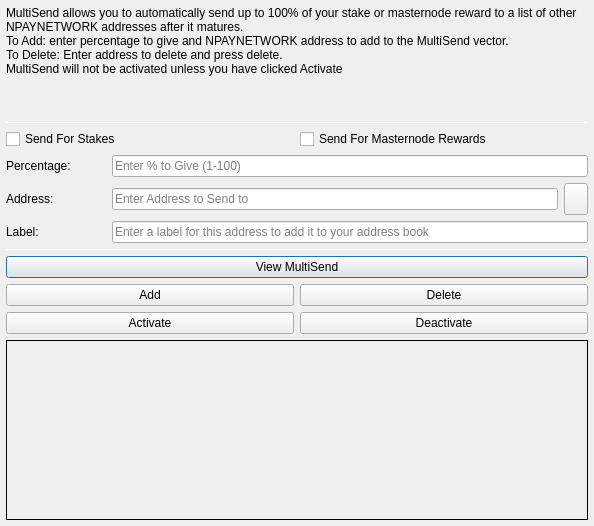
<?xml version="1.0" encoding="UTF-8"?>
<ui version="4.0">
 <class>MultiSendDialog</class>
 <widget class="QDialog" name="MultiSendDialog">
  <property name="windowModality">
   <enum>Qt::NonModal</enum>
  </property>
  <property name="geometry">
   <rect>
    <x>0</x>
    <y>0</y>
    <width>594</width>
    <height>526</height>
   </rect>
  </property>
  <property name="windowTitle">
   <string>MultiSend</string>
  </property>
  <layout class="QVBoxLayout" name="verticalLayout" stretch="0">
   <property name="leftMargin">
    <number>6</number>
   </property>
   <property name="topMargin">
    <number>6</number>
   </property>
   <property name="rightMargin">
    <number>6</number>
   </property>
   <property name="bottomMargin">
    <number>6</number>
   </property>
   <item>
    <layout class="QVBoxLayout" name="verticalLayout_Main" stretch="1,1,1,0,1,1,1">
     <item>
      <widget class="QLabel" name="label_2">
       <property name="lineWidth">
        <number>1</number>
       </property>
       <property name="text">
        <string>MultiSend allows you to automatically send up to 100% of your stake or masternode reward to a list of other NPAYNETWORK addresses after it matures.
To Add: enter percentage to give and NPAYNETWORK address to add to the MultiSend vector.
To Delete: Enter address to delete and press delete.
MultiSend will not be activated unless you have clicked Activate</string>
       </property>
       <property name="alignment">
        <set>Qt::AlignLeading|Qt::AlignLeft|Qt::AlignTop</set>
       </property>
       <property name="wordWrap">
        <bool>true</bool>
       </property>
      </widget>
     </item>
     <item>
      <widget class="Line" name="line">
       <property name="minimumSize">
        <size>
         <width>0</width>
         <height>1</height>
        </size>
       </property>
       <property name="maximumSize">
        <size>
         <width>16777215</width>
         <height>1</height>
        </size>
       </property>
       <property name="orientation">
        <enum>Qt::Horizontal</enum>
       </property>
      </widget>
     </item>
     <item>
      <layout class="QVBoxLayout" name="verticalLayout_Settings">
       <item>
        <layout class="QHBoxLayout" name="horizontalLayout">
         <item>
          <widget class="QCheckBox" name="multiSendStakeCheckBox">
           <property name="text">
            <string>Send For Stakes</string>
           </property>
          </widget>
         </item>
         <item>
          <widget class="QCheckBox" name="multiSendMasternodeCheckBox">
           <property name="text">
            <string>Send For Masternode Rewards</string>
           </property>
          </widget>
         </item>
        </layout>
       </item>
       <item>
        <layout class="QHBoxLayout" name="horizontalLayout_6">
         <item>
          <widget class="QLabel" name="label">
           <property name="minimumSize">
            <size>
             <width>100</width>
             <height>0</height>
            </size>
           </property>
           <property name="toolTip">
            <string>Percentage of stake to send</string>
           </property>
           <property name="text">
            <string>Percentage:</string>
           </property>
          </widget>
         </item>
         <item>
          <widget class="QLineEdit" name="multiSendPercentEdit">
           <property name="toolTip">
            <string>Enter whole numbers 1 - 100</string>
           </property>
           <property name="placeholderText">
            <string>Enter % to Give (1-100)</string>
           </property>
          </widget>
         </item>
        </layout>
       </item>
       <item>
        <layout class="QHBoxLayout" name="horizontalLayout_7">
         <item>
          <widget class="QLabel" name="label_5">
           <property name="minimumSize">
            <size>
             <width>100</width>
             <height>0</height>
            </size>
           </property>
           <property name="toolTip">
            <string>Address to send portion of stake to</string>
           </property>
           <property name="text">
            <string>Address:</string>
           </property>
          </widget>
         </item>
         <item>
          <widget class="QLineEdit" name="multiSendAddressEdit">
           <property name="toolTip">
            <string/>
           </property>
           <property name="placeholderText">
            <string>Enter Address to Send to</string>
           </property>
          </widget>
         </item>
         <item>
          <widget class="QToolButton" name="addressBookButton">
           <property name="maximumSize">
            <size>
             <width>16777215</width>
             <height>32</height>
            </size>
           </property>
           <property name="toolTip">
            <string>Choose an address from the address book</string>
           </property>
           <property name="text">
            <string/>
           </property>
           <property name="icon">
            <iconset resource="../npaynetwork.qrc">
             <normaloff>:/icons/address-book</normaloff>:/icons/address-book</iconset>
           </property>
           <property name="shortcut">
            <string>Alt+A</string>
           </property>
          </widget>
         </item>
        </layout>
       </item>
      </layout>
     </item>
     <item>
      <layout class="QHBoxLayout" name="horizontalLayout_3">
       <item>
        <widget class="QLabel" name="label_3">
         <property name="minimumSize">
          <size>
           <width>100</width>
           <height>0</height>
          </size>
         </property>
         <property name="text">
          <string>Label:</string>
         </property>
        </widget>
       </item>
       <item>
        <widget class="QLineEdit" name="labelAddressLabelEdit">
         <property name="placeholderText">
          <string>Enter a label for this address to add it to your address book</string>
         </property>
        </widget>
       </item>
      </layout>
     </item>
     <item>
      <widget class="Line" name="line_2">
       <property name="minimumSize">
        <size>
         <width>0</width>
         <height>1</height>
        </size>
       </property>
       <property name="maximumSize">
        <size>
         <width>16777215</width>
         <height>1</height>
        </size>
       </property>
       <property name="orientation">
        <enum>Qt::Horizontal</enum>
       </property>
      </widget>
     </item>
     <item>
      <layout class="QVBoxLayout" name="verticalLayout_Buttons">
       <item>
        <layout class="QHBoxLayout" name="horizontalLayout_4">
         <item>
          <widget class="QPushButton" name="viewButton">
           <property name="toolTip">
            <string/>
           </property>
           <property name="statusTip">
            <string>View MultiSend Vector</string>
           </property>
           <property name="text">
            <string>View MultiSend</string>
           </property>
          </widget>
         </item>
        </layout>
       </item>
       <item>
        <layout class="QHBoxLayout" name="horizontalLayout_2">
         <item>
          <widget class="QPushButton" name="addButton">
           <property name="toolTip">
            <string/>
           </property>
           <property name="statusTip">
            <string>Add to MultiSend Vector</string>
           </property>
           <property name="text">
            <string>Add</string>
           </property>
          </widget>
         </item>
         <item>
          <widget class="QPushButton" name="deleteButton">
           <property name="toolTip">
            <string/>
           </property>
           <property name="statusTip">
            <string>Delete Address From MultiSend Vector</string>
           </property>
           <property name="text">
            <string>Delete</string>
           </property>
          </widget>
         </item>
        </layout>
       </item>
       <item>
        <layout class="QHBoxLayout" name="horizontalLayout_5">
         <item>
          <widget class="QPushButton" name="activateButton">
           <property name="statusTip">
            <string>Activate MultiSend</string>
           </property>
           <property name="text">
            <string>Activate</string>
           </property>
          </widget>
         </item>
         <item>
          <widget class="QPushButton" name="disableButton">
           <property name="statusTip">
            <string>Deactivate MultiSend</string>
           </property>
           <property name="text">
            <string>Deactivate</string>
           </property>
          </widget>
         </item>
        </layout>
       </item>
      </layout>
     </item>
     <item>
      <widget class="QLabel" name="message">
       <property name="minimumSize">
        <size>
         <width>0</width>
         <height>180</height>
        </size>
       </property>
       <property name="frameShape">
        <enum>QFrame::Panel</enum>
       </property>
       <property name="frameShadow">
        <enum>QFrame::Plain</enum>
       </property>
       <property name="lineWidth">
        <number>1</number>
       </property>
       <property name="midLineWidth">
        <number>1</number>
       </property>
       <property name="text">
        <string/>
       </property>
       <property name="alignment">
        <set>Qt::AlignLeading|Qt::AlignLeft|Qt::AlignTop</set>
       </property>
       <property name="wordWrap">
        <bool>true</bool>
       </property>
      </widget>
     </item>
    </layout>
   </item>
  </layout>
 </widget>
 <resources>
  <include location="../npaynetwork.qrc"/>
 </resources>
 <connections/>
</ui>
